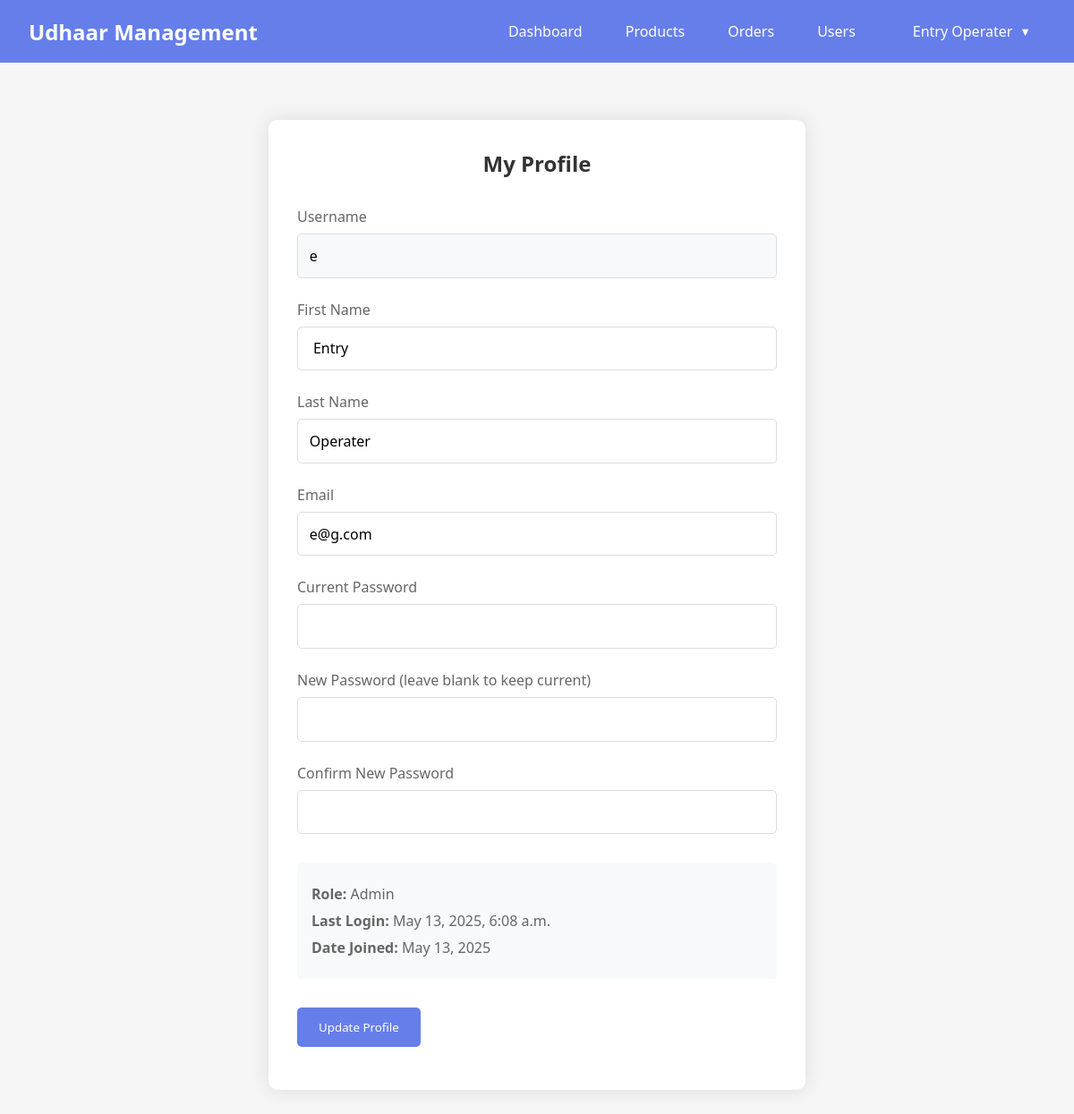
Page /profile/ (signed in) on the earlier database version.
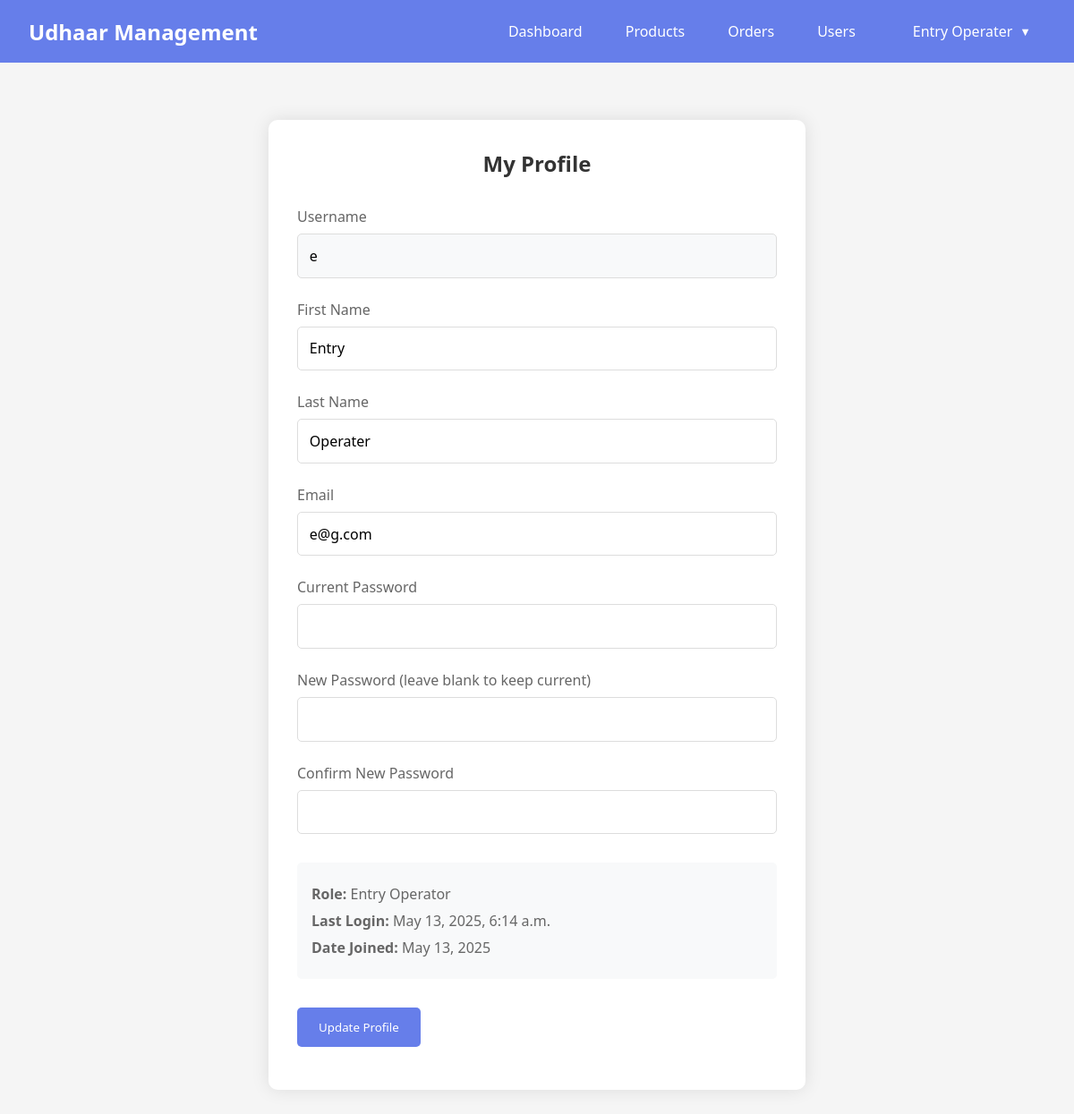
Same page on the later database version.
### myapp/models.py (models this page shows, shortened)
class User(AbstractUser):
    ROLE_CHOICES = (
        ('admin', 'Admin'),
        ('entry_operator', 'Entry Operator'),
        ('accountant', 'Accountant'),
        ('order_manager', 'Order Manager'),
        ('product_manager', 'Product Manager'),
        ('user', 'User'),
    )
    role = models.CharField(max_length=20, choices=ROLE_CHOICES, default='user')
    udhaar = models.DecimalField(max_digits=10, decimal_places=2, default=0.00)
    due_date = models.DateField(null=True, blank=True)
    created_at = models.DateTimeField(auto_now_add=True)
    updated_at = models.DateTimeField(auto_now=True)

### myapp/views.py (the view, shortened to what this page needs)
# urls.py: path('profile/', views.profile, name='profile'),
@login_required
def profile(request):
    return render(request, 'myapp/profile.html')

### myapp/templates/myapp/profile.html (shortened to what this page needs)
{% extends 'myapp/base.html' %}
{% block content %}
<section class="profile-section">
  <div class="profile-container">
    <div class="profile-header">
      <h2>My Profile</h2>
    </div>
    <div class="profile-content">
      <form method="post" class="profile-form">
        <div class="form-group">
          <label for="username">Username</label>
          <input type="text" id="username" name="username" value="{{ user.username }}" required {% if not user.is_superuser %}readonly{% endif %}>
        </div>
        <div class="form-group">
          <label for="first_name">First Name</label>
          <input type="text" id="first_name" name="first_name" value="{{ user.first_name }}" required>
        </div>
        <div class="form-group">
          <label for="last_name">Last Name</label>
          <input type="text" id="last_name" name="last_name" value="{{ user.last_name }}" required>
        </div>
        <div class="form-group">
          <label for="email">Email</label>
          <input type="email" id="email" name="email" value="{{ user.email }}" required>
        </div>
        <div class="form-group">
          <label for="current_password">Current Password</label>
          <input type="password" id="current_password" name="current_password">
        </div>
        <div class="form-group">
          <label for="new_password">New Password (leave blank to keep current)</label>
          <input type="password" id="new_password" name="new_password">
        </div>
        <div class="form-group">
          <label for="confirm_password">Confirm New Password</label>
          <input type="password" id="confirm_password" name="confirm_password">
        </div>
        <div class="profile-info">
          <p><strong>Role:</strong> {{ user.get_role_display }}</p>
          <p><strong>Last Login:</strong> {{ user.last_login|date:"F j, Y, g:i a" }}</p>
          <p><strong>Date Joined:</strong> {{ user.date_joined|date:"F j, Y" }}</p>
        </div>
        <div class="button-group">
          <button type="submit" class="action-btn">Update Profile</button>
        </div>
      </form>
    </div>
  </div>
</section>
{% endblock %}

### myapp/templates/myapp/base.html (shortened to what this page needs)
{% load static %}
<!DOCTYPE html>
<html lang="en">
  <head>
    <link rel="stylesheet" href="{% static 'myapp/css/styles.css' %}" />
  </head>
  <body>
    {% if user.is_authenticated %}
    <nav class="navbar">
      <div class="logo">Udhaar Management</div>
      <div class="nav-links">
        <a href="{% url 'dashboard' %}" class="nav-btn">Dashboard</a>
        {% if perms.myapp.view_product %}
        <a href="{% url 'products' %}" class="nav-btn">Products</a>
        {% endif %}
        {% if perms.myapp.view_order %}
        <a href="{% url 'orders' %}" class="nav-btn">Orders</a>
        {% endif %}
        {% if perms.myapp.view_user %}
        <a href="{% url 'users' %}" class="nav-btn">Users</a>
        {% endif %}
        <div class="user-menu">
          <span class="username">{{ user.get_full_name|default:user.username }}</span>
        </div>
      </div>
    </nav>
    {% endif %}
    <div class="container">
      {% block content %}{% endblock %}
    </div>
  </body>
</html>

Differences in the rows shown:
changed User "Entry Operater": role "Admin" → "Entry Operator"; last_login "May 13, 2025, 6:08 a.m." → "May 13, 2025, 6:14 a.m."
